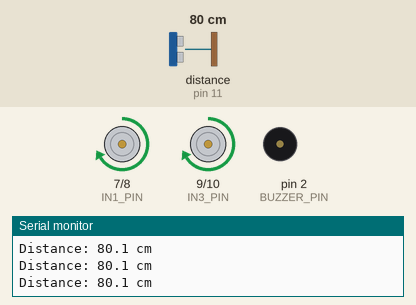
This sketch was run on a simulated Arduino Uno, built with avr-gcc and run on an emulated ATmega328P. Parts: motor-driver pin pairs drawn as motors (green arrow = first pin HIGH = forward, orange = second pin HIGH = backward, longer = more drive, scaled by the enable pin), buzzer (waves = sounding, pin HIGH), the last lines printed to the serial monitor. Wiring (inferred from the names in the program): ultrasonic range finder: trigger pin 12; echo pin 11. The inputs (shaded band) are chosen by the test bench; at power-on: distance to the obstacle (sensor on pin 11) 80 cm. The echo pulse lasts 58.3 µs per cm; pins used as bus, display or sensor lines are not drawn.

Above: at 1.5 s.
1.6 s: distance to the obstacle (sensor on pin 11) set to 2 cm
At 1.9 s:
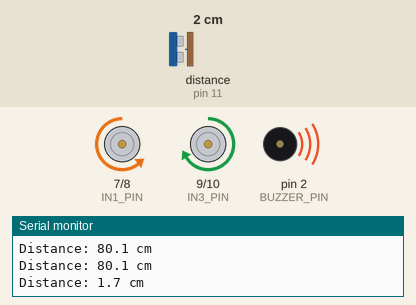
4.6 s: distance to the obstacle (sensor on pin 11) set to 19 cm
7.6 s: distance to the obstacle (sensor on pin 11) set to 23 cm
10.6 s: distance to the obstacle (sensor on pin 11) set to 4 cm
At 11.3 s:
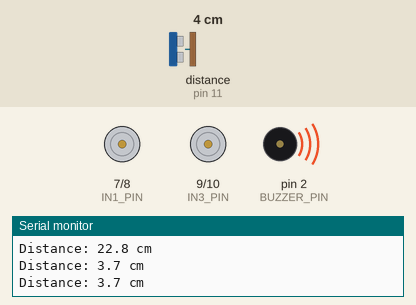
13.6 s: distance to the obstacle (sensor on pin 11) set to 35 cm
At 14.24 s:
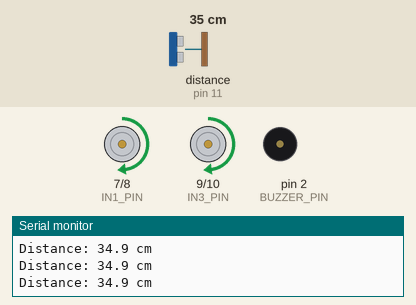
Timing chart, 0 to 17.6 s (numbered marks = the images above; inputs shaded):
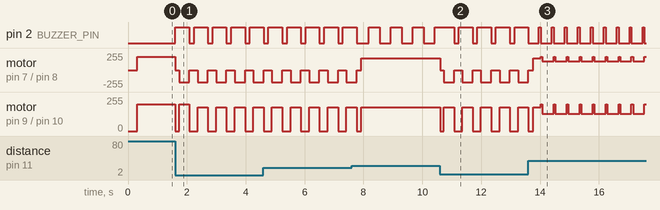

The sketch:

obstacle_avoidance_robot.ino
```cpp
/*
  Autonomous Obstacle Avoidance Robot
  Target: Arduino Uno / ATmega328P
  Assumed hardware: HC-SR04, L298N dual H-bridge, active buzzer,
                    two motor groups (left side and right side).

  Behaviour:
    Distance > 35 cm : move forward at PWM 200; buzzer OFF
    Distance 20-35 cm: move forward at PWM 130; slow pulsed beep
    Distance < 20 cm : buzzer ON; pivot left (left side reverse,
                       right side forward) for a fixed duration

  IMPORTANT:
  1. The wiring table in docs/WIRING.md must match your physical wiring.
  2. Check motor direction with the wheels lifted before floor testing.
  3. Two motors connected in parallel to one L298N channel draw their
     combined current. Confirm that this is within the driver's rating.
  4. A missing ultrasonic echo is treated as an unknown path, so the
     robot stops rather than continuing blindly.
*/

#include <Arduino.h>

// HC-SR04 pins
const uint8_t TRIG_PIN = 12;
const uint8_t ECHO_PIN = 11;

// Active buzzer signal pin
const uint8_t BUZZER_PIN = 2;

// L298N: left motor group
const uint8_t ENA_PIN = 5;  // PWM
const uint8_t IN1_PIN = 7;
const uint8_t IN2_PIN = 8;

// L298N: right motor group
const uint8_t ENB_PIN = 6;  // PWM
const uint8_t IN3_PIN = 9;
const uint8_t IN4_PIN = 10;

// Distance thresholds (centimetres)
const float CAUTION_DISTANCE_CM = 35.0;
const float STOP_DISTANCE_CM = 20.0;

// Motor PWM values: 0-255
const int CRUISE_SPEED = 200;
const int CAUTION_SPEED = 130;
const int TURN_SPEED = 180;

// Timing
const unsigned long ECHO_TIMEOUT_US = 30000UL;
const unsigned long CAUTION_BEEP_INTERVAL_MS = 350UL;
const unsigned long TURN_DURATION_MS = 350UL;

unsigned long lastBuzzerToggleMs = 0;
bool buzzerIsOn = false;

void setOneMotor(int speedValue, uint8_t enablePin,
                 uint8_t inputPinA, uint8_t inputPinB) {
  // Restrict speed to the valid analogWrite range.
  speedValue = constrain(speedValue, -255, 255);

  if (speedValue > 0) {
    digitalWrite(inputPinA, HIGH);
    digitalWrite(inputPinB, LOW);
    analogWrite(enablePin, speedValue);
  } else if (speedValue < 0) {
    digitalWrite(inputPinA, LOW);
    digitalWrite(inputPinB, HIGH);
    analogWrite(enablePin, -speedValue);
  } else {
    analogWrite(enablePin, 0);
    digitalWrite(inputPinA, LOW);
    digitalWrite(inputPinB, LOW);
  }
}

// Positive = forward, negative = reverse, zero = stop.
// This assumes both sides have been wired so positive speed moves forward.
void drive(int leftSpeed, int rightSpeed) {
  setOneMotor(leftSpeed, ENA_PIN, IN1_PIN, IN2_PIN);
  setOneMotor(rightSpeed, ENB_PIN, IN3_PIN, IN4_PIN);
}

void stopMotors() {
  drive(0, 0);
}

void buzzerOff() {
  digitalWrite(BUZZER_PIN, LOW);
  buzzerIsOn = false;
  lastBuzzerToggleMs = millis();
}

void updateCautionBuzzer() {
  const unsigned long now = millis();

  if (now - lastBuzzerToggleMs >= CAUTION_BEEP_INTERVAL_MS) {
    lastBuzzerToggleMs = now;
    buzzerIsOn = !buzzerIsOn;
    digitalWrite(BUZZER_PIN, buzzerIsOn ? HIGH : LOW);
  }
}

float measureDistanceCm() {
  // Send the HC-SR04 trigger pulse.
  digitalWrite(TRIG_PIN, LOW);
  delayMicroseconds(2);
  digitalWrite(TRIG_PIN, HIGH);
  delayMicroseconds(10);
  digitalWrite(TRIG_PIN, LOW);

  // pulseIn returns 0 if no echo arrives before the timeout.
  const unsigned long echoDurationUs =
      pulseIn(ECHO_PIN, HIGH, ECHO_TIMEOUT_US);

  if (echoDurationUs == 0) {
    return -1.0;  // Invalid / missing echo
  }

  // Common HC-SR04 approximation: distance in cm = duration / 58.
  return static_cast<float>(echoDurationUs) / 58.0;
}

void avoidObstacle() {
  // Audible warning during the evasion manoeuvre.
  digitalWrite(BUZZER_PIN, HIGH);
  buzzerIsOn = true;

  stopMotors();
  delay(120);

  // Pivot left: left group reverses, right group moves forward.
  // If your physical motor wiring reverses this result, swap the
  // motor leads for that side or invert its direction logic.
  drive(-TURN_SPEED, TURN_SPEED);
  delay(TURN_DURATION_MS);

  stopMotors();
  buzzerOff();
  delay(100);
}

void setup() {
  pinMode(TRIG_PIN, OUTPUT);
  pinMode(ECHO_PIN, INPUT);
  pinMode(BUZZER_PIN, OUTPUT);

  pinMode(ENA_PIN, OUTPUT);
  pinMode(IN1_PIN, OUTPUT);
  pinMode(IN2_PIN, OUTPUT);
  pinMode(ENB_PIN, OUTPUT);
  pinMode(IN3_PIN, OUTPUT);
  pinMode(IN4_PIN, OUTPUT);

  digitalWrite(TRIG_PIN, LOW);
  buzzerOff();
  stopMotors();

  Serial.begin(9600);
  delay(300);
}

void loop() {
  const float distanceCm = measureDistanceCm();

  Serial.print(F("Distance: "));
  if (distanceCm < 0.0) {
    Serial.println(F("NO ECHO - stopping for safety"));
    stopMotors();
    buzzerOff();
    delay(80);
    return;
  }

  Serial.print(distanceCm, 1);
  Serial.println(F(" cm"));

  if (distanceCm < STOP_DISTANCE_CM) {
    avoidObstacle();
  } else if (distanceCm <= CAUTION_DISTANCE_CM) {
    drive(CAUTION_SPEED, CAUTION_SPEED);
    updateCautionBuzzer();
  } else {
    drive(CRUISE_SPEED, CRUISE_SPEED);
    buzzerOff();
  }

  // Small pause between readings.
  delay(60);
}
```

Measured:
- after the input at 1.6 s, pin 2 (BUZZER_PIN): alternates HIGH for 0.47 s and LOW for 0.16 s, starting at once; motor on pin 7 (IN1_PIN) / pin 8 (IN2_PIN): forward 200/255 → stopped at once, then repeats every 0.63 s: backward 180/255 0.35 s, stopped 0.28 s
- after the input at 10.6 s, motor on pin 7 (IN1_PIN) / pin 8 (IN2_PIN): forward 180/255 → stopped at once, then repeats every 0.63 s: backward 180/255 0.35 s, stopped 0.28 s; motor on pin 9 (IN3_PIN) / pin 10 (IN4_PIN): forward 180/255 → stopped at once, then repeats every 0.63 s: forward 180/255 0.35 s, stopped 0.28 s
- after the input at 13.6 s, pin 2 (BUZZER_PIN): alternates HIGH for 0.06 s and LOW for 0.38 s, starting after 0.36 s
